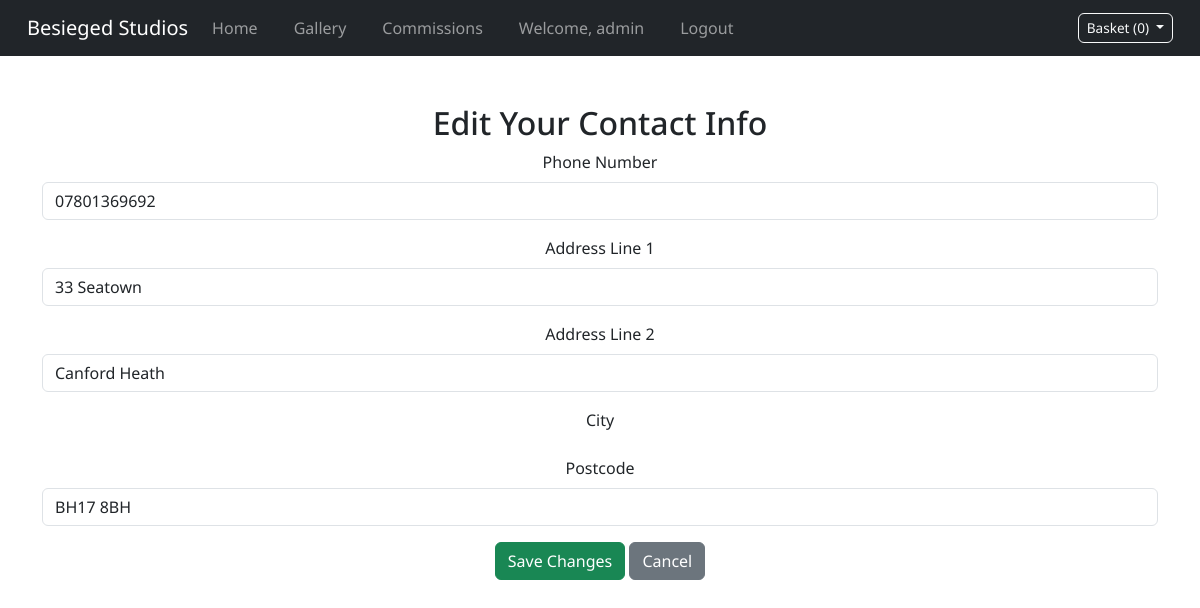
The app's page /dashboard/edit-profile/ (signed in) with its own data.
### accounts/models.py (models this page shows, shortened)
class UserProfile(models.Model):
    user = models.OneToOneField(User, on_delete=models.CASCADE)
    phone_number = models.CharField(max_length=20, blank=True, null=True)
    address_line1 = models.CharField(max_length=255, blank=True, null=True)
    address_line2 = models.CharField(max_length=255, blank=True, null=True)
    town_or_city = models.CharField(max_length=100, blank=True, null=True)
    postcode = models.CharField(max_length=20, blank=True, null=True)

### dashboard/views.py (the view)
# urls.py: path('edit-profile/', edit_profile, name='edit_profile'),
@login_required
def edit_profile(request):
    profile, _ = UserProfile.objects.get_or_create(user=request.user)
    if request.method == "POST":
        form = UserProfileForm(request.POST, instance=profile)
        if form.is_valid():
            form.save()
            messages.success(request, "Profile updated successfully.")
            return redirect('dashboard:dashboard')
    else:
        form = UserProfileForm(instance=profile)
    return render(request, 'dashboard/edit_profile.html', {'form': form})

### dashboard/forms.py
class UserProfileForm(forms.ModelForm):
    class Meta:
        model = UserProfile
        fields = [
            'phone_number',
            'address_line1',
            'address_line2',
            'town_or_city',
            'postcode',
        ]
        widgets = {
            'phone_number': forms.TextInput(attrs={'class': 'form-control'}),
            'address_line1': forms.TextInput(attrs={'class': 'form-control'}),
            'address_line2': forms.TextInput(attrs={'class': 'form-control'}),
            'town_or_city': forms.TextInput(attrs={'class': 'form-control'}),
            'postcode': forms.TextInput(attrs={'class': 'form-control'}),
        }

### basket/context_processors.py (called while the page is built, shortened)
def basket_context(request):
    basket = request.session.get("basket", {})
    basket_items = []
    return {
        "basket_count": sum(item["quantity"] for item in basket_items),
        "basket_items": basket_items,
    }

### dashboard/templates/dashboard/edit_profile.html (shortened to what this page needs)
{% extends "base.html" %}
{% block content %}
<div class="container my-5">
    <h2>Edit Your Contact Info</h2>
    <form method="post">
        <div class="mb-3">
            <label class="form-label">Phone Number</label>
            {{ form.phone_number }}
        </div>
        <div class="mb-3">
            <label class="form-label">Address Line 1</label>
            {{ form.address_line1 }}
        </div>
        <div class="mb-3">
            <label class="form-label">Address Line 2</label>
            {{ form.address_line2 }}
        </div>
        <div class="mb-3">
            <label class="form-label">City</label>
        </div>
        <div class="mb-3">
            <label class="form-label">Postcode</label>
            {{ form.postcode }}
        </div>
        <button type="submit" class="btn btn-success">Save Changes</button>
        <a href="{% url 'dashboard:dashboard' %}" class="btn btn-secondary">Cancel</a>
    </form>
</div>
{% endblock %}

### templates/base.html (shortened to what this page needs)
{% load static %}
<!DOCTYPE html>
<html lang="en">
<head>
    <link href="https://cdn.jsdelivr.net/npm/bootstrap@5.3.0/dist/css/bootstrap.min.css" rel="stylesheet">
    <link rel="stylesheet" href="{% static 'css/base.css' %}">
</head>
<body>
    <nav class="navbar navbar-expand-lg navbar-dark bg-dark">
        <div class="container-fluid">
            <a class="navbar-brand" href="{% url 'home' %}">Besieged Studios</a>
            <div class="collapse navbar-collapse" id="navbarNav">
                <ul class="navbar-nav">
                    <li class="nav-item"><a class="nav-link" href="{% url 'home' %}">Home</a></li>
                    <li class="nav-item"><a class="nav-link" href="{% url 'gallery:gallery' %}">Gallery</a></li>
                    <li class="nav-item">
                        {% if user.is_authenticated %}
                            <a class="nav-link" href="{% url 'commissions:smart_commission_redirect' %}">Commissions</a>
                        {% else %}
                            <a class="nav-link" href="{% url 'account_login' %}?next={% url 'commissions:create_commission' %}">Commissions</a>
                        {% endif %}
                    </li>
                </ul>
                <ul class="navbar-nav">
                    {% if user.is_authenticated %}
                        <li class="nav-item">
                            <a class="nav-link" href="{% url 'dashboard:dashboard' %}">
                                {% if user.userprofile %}
                                    Welcome, {{ user.userprofile.user.username }}
                                {% else %}
                                    Welcome, {{ user.username }}
                                {% endif %}
                            </a>
                        </li>
                        <li class="nav-item">
                            <a class="nav-link" href="{% url 'account_logout' %}">Logout</a>
                        </li>
                    {% endif %}
                </ul>
            </div>
            <div id="basket-preview" class="dropdown">
                <button class="btn btn-outline-light dropdown-toggle" type="button" id="basketDropdown" data-bs-toggle="dropdown" aria-expanded="false">
                    Basket ({{ basket_items|length }})
                </button>
            </div>
        </div>
    </nav>
    <div class="content">
        {% block content %}{% endblock %}
    </div>
</body>
</html>

### static/css/base.css (style rules this page uses)
body { font-family: "Noto Sans", sans-serif; }
nav ul { list-style-type: none; padding: 0; }
nav ul li { display: inline; margin-right: 20px; }
nav ul li a { text-decoration: none; color: blue; }
.content { margin-top: 20px; }
.container { text-align: center; margin-top: 50px; }
.navbar { padding-left: 15px; padding-right: 15px; }
#basket-preview .btn { white-space: nowrap; font-size: 0.85rem; padding: 4px 8px; }

### records on screen
UserProfile: phone_number "07801369692", address_line1 "33 Seatown", address_line2 "Canford Heath", postcode "BH17 8BH"

### other values on screen
{{ user.userprofile.user.username }} "admin"
{{ basket_items|length }} "0"
